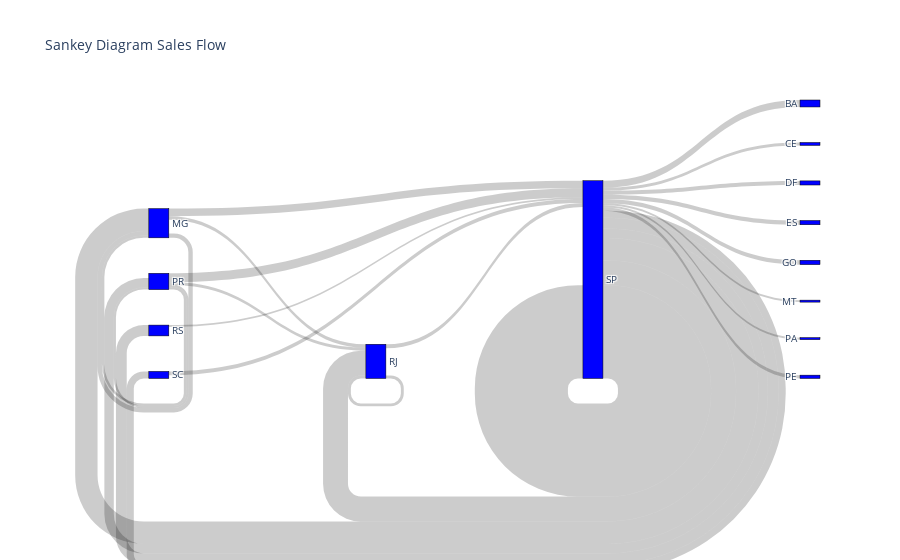

Notebook cell for this chart:
### Code cell
import plotly.graph_objects as go

fig = go.Figure(data=[go.Sankey(
    node = dict(
      pad = 15,
      thickness = 20,
      line = dict(color = "black", width = 0.5),
      label = states_list,
      color = "blue"
    ),
    link = dict(
      source = seller_states, # indices correspond to labels, eg A1, A2, A2, B1, ...
      target = customer_states,
      value = number_of_sales
  ))])

fig.update_layout(title_text="Sankey Diagram Sales Flow", font_size=10)
fig.show()

### Figure 1 — Plotly figure (JSON) as saved in the notebook; plotly's stock layout.template omitted (floating-point values rounded to 4 significant figures)
{"data": [{"link": {"source": [13, 13, 13, 13, 13, 9, 5, 13, 13, 5, 13, 13, 13, 10, 12, 5, 13, 9, 13, 10, 9, 9, 13, 13, 11], "target": [13, 10, 5, 11, 9, 13, 13, 12, 0, 5, 4, 3, 2, 13, 13, 10, 8, 10, 1, 10, 5, 9, 7, 6, 13], "value": [36192, 9688, 8703, 4194, 3667, 3407, 2964, 2749, 2708, 1709, 1701, 1647, 1599, 1518, 1506, 1329, 1289, 1147, 1134, 1122, 938, 827, 785, 772, 762]}, "node": {"color": "blue", "label": ["BA", "CE", "DF", "ES", "GO", "MG", "MT", "PA", "PE", "PR", "RJ", "RS", "SC", "SP"], "line": {"color": "black", "width": 0.5}, "pad": 15, "thickness": 20}, "type": "sankey"}], "layout": {"font": {"size": 10}, "title": {"text": "Sankey Diagram Sales Flow"}}}
